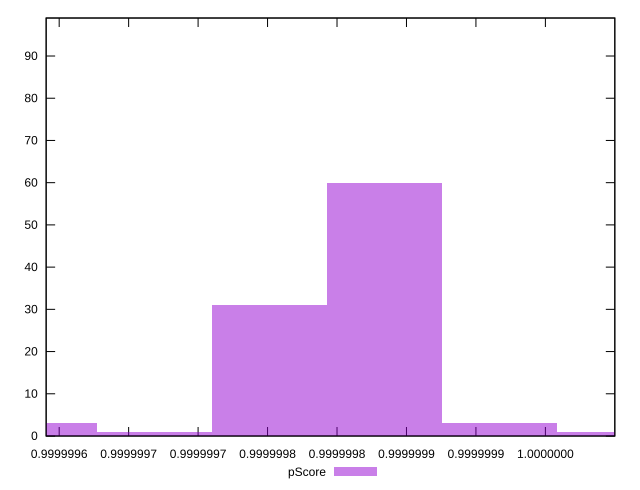

Reproduce this figure in gnuplot.
reset

$pScore <<EOF
0.9999997513466669 31
0.9999998342616939 60
0.999999917176721 3
0.9999995855166128 3
1.000000000091748 1
0.9999996684316399 1
EOF

set key outside below
set boxwidth 8.291502702961459e-8
set xrange [0.9999995906155823:0.999999999979734]
set yrange [0:99]
set trange [0:99]
set style fill transparent solid 0.5 noborder
set terminal svg size 640, 490 enhanced background rgb 'white'
set output "reports/report_00030_2021-02-24T20-42-31.540Z/bootup-time/samples/card/pScore/histogram.svg"

plot $pScore title "pScore" with boxes

reset
